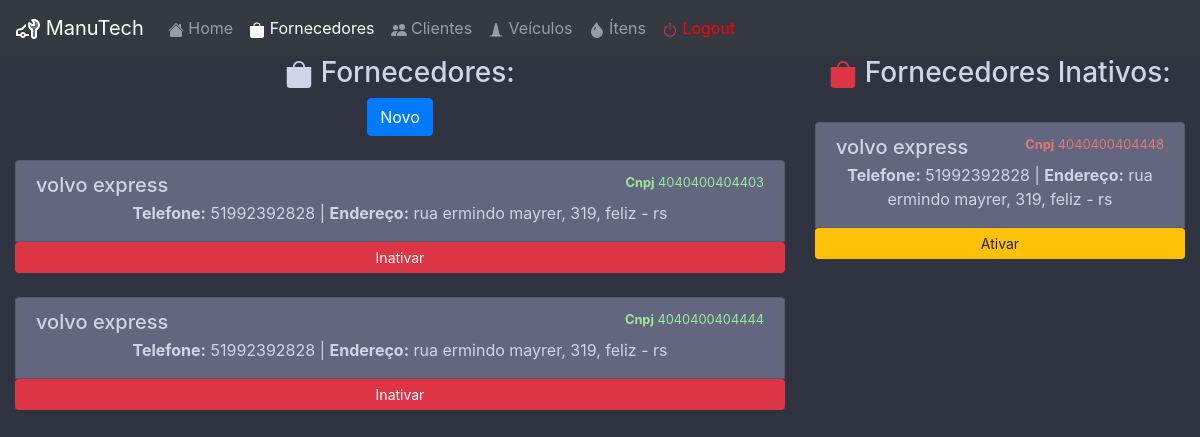
The app's page /fornecedor.php (signed in) with its own data.
### tables this page shows
CREATE TABLE fornecedor (
    cnpj BIGINT(14) NOT NULL,
    nome VARCHAR(50) NOT NULL,
    telefone BIGINT(11) NOT NULL,
    endereco VARCHAR(350) NOT NULL,
    ativo BOOLEAN NOT NULL DEFAULT true,
    PRIMARY KEY(cnpj)
) CHARSET=utf8;

### fornecedor.php (the view, shortened to what this page needs)
<?php
    require_once 'conect.php';
?>
<!doctype html>
<html lang="pt-br">
<head>
    <link rel="stylesheet" href="https://stackpath.bootstrapcdn.com/bootstrap/4.4.1/css/bootstrap.min.css">
    <link rel="stylesheet" href="estilo.css">
</head>
<body id="login">
<div class="container-fluid">
    <div class="row">
        <div class="col-sm-12" id="menu">
            <nav class="navbar navbar-expand-lg navbar-dark bg-dark">
                <a class="navbar-brand" href="painel.php"> ManuTech</a>
                <div class="collapse navbar-collapse" id="navbarNav">
                    <ul class="navbar-nav">
                        <li class="nav-item"><a class="nav-link" href="painel.php"> Home</a></li>
                        <li class="nav-item active"><a class="nav-link" href="fornecedor.php"><svg class="bi bi-bag-fill" width="1em" height="1em" viewBox="0 0 16 16" fill="currentColor" xmlns="http://www.w3.org/2000/svg"><path d="M1 4h14v10a2 2 0 01-2 2H3a2 2 0 01-2-2V4zm7-2.5A2.5 2.5 0 005.5 4h-1a3.5 3.5 0 117 0h-1A2.5 2.5 0 008 1.5z"/></svg> Fornecedores</a></li>
                        <li class="nav-item"><a class="nav-link" href="cliente.php"> Clientes</a></li>
                        <li class="nav-item"><a class="nav-link" href="veiculo.php"><svg class="bi bi-cone" width="1em" height="1em" viewBox="0 0 16 16" fill="currentColor" xmlns="http://www.w3.org/2000/svg"><path d="M7.03 1.88c.252-1.01 1.688-1.01 1.94 0L12 14H4L7.03 1.88z"/><path fill-rule="evenodd" d="M1.5 14a.5.5 0 01.5-.5h12a.5.5 0 010 1H2a.5.5 0 01-.5-.5z" clip-rule="evenodd"/></svg> Veículos</a></li>
                        <li class="nav-item"><a class="nav-link" href="item.php"> Ítens</a></li>
                        <li class="nav-item"><a class="nav-link" href="logout.php" style="color: red;"> Logout</a></li>
                    </ul>
                </div>
            </nav>
        </div>
    </div>
    <div class="row">
        <div class="col-sm-8">
            <h3><svg class="bi bi-bag-fill" width="1em" height="1em" viewBox="0 0 16 16" fill="currentColor" xmlns="http://www.w3.org/2000/svg"><path d="M1 4h14v10a2 2 0 01-2 2H3a2 2 0 01-2-2V4zm7-2.5A2.5 2.5 0 005.5 4h-1a3.5 3.5 0 117 0h-1A2.5 2.5 0 008 1.5z"/></svg> Fornecedores:</h3>
            <button type="button" class="btn btn-primary" onclick="window.location.href='addFornecedor.php'">Novo</button><br>
            <?php
                $r = $db->query("SELECT * FROM fornecedor WHERE ativo=1 ORDER BY nome DESC");
                $linhas = $r->fetchAll(PDO::FETCH_ASSOC);
                foreach($linhas as $l) {
                    echo "
                        <br>
                        <div class='list-group'>
                            <a href='updateFornecedor.php?cnpj=".base64_encode($l['cnpj'])."' class='list-group-item list-group-item-action' id='cardAtivo'>
                                <div class='d-flex w-100 justify-content-between'>
                                    <h5 class='mb-1'>".$l['nome']."</h5>
                                    <small class='text-muted'><span id='txtVerde'><strong>Cnpj</strong> ".$l['cnpj']."</span></small>
                                </div>
                                <p class='mb-1'><strong>Telefone:</strong> ".$l['telefone']." | <strong>Endereço:</strong> ".$l['endereco']."</p>
                                <a href='inativarFornecedor.php?cnpj=".base64_encode($l['cnpj'])."' class='btn btn-danger btn-sm'>Inativar</a>
                            </a>
                        </div>
                    ";
                }
            ?>
            <br>
        </div>
        <div class="col-sm-4" id="teste">
            <h3><svg class="bi bi-bag-fill text-danger" width="1em" height="1em" viewBox="0 0 16 16" fill="currentColor" xmlns="http://www.w3.org/2000/svg"><path d="M1 4h14v10a2 2 0 01-2 2H3a2 2 0 01-2-2V4zm7-2.5A2.5 2.5 0 005.5 4h-1a3.5 3.5 0 117 0h-1A2.5 2.5 0 008 1.5z"/></svg> Fornecedores Inativos:</h3>
            <?php
            $r = $db->query("SELECT * FROM fornecedor WHERE ativo=0 ORDER BY nome DESC");
            $linhas = $r->fetchAll(PDO::FETCH_ASSOC);
            foreach($linhas as $l) {
                echo "
                    <br>
                    <div class='list-group'>
                        <a href='#' class='list-group-item list-group-item-action' id='cardAtivo'>
                            <div class='d-flex w-100 justify-content-between'>
                                <h5 class='mb-1'>".$l['nome']."</h5>
                                <small class='text-muted'><span id='txtVermelho'><strong>Cnpj</strong> ".$l['cnpj']."</span></small>
                            </div>
                            <p class='mb-1'><strong>Telefone:</strong> ".$l['telefone']." | <strong>Endereço:</strong> ".$l['endereco']."</p>
                            <a href='ativarFornecedor.php?cnpj=".base64_encode($l['cnpj'])."' class='btn btn-warning btn-sm'>Ativar</a>
                        </a>
                    </div>
                ";
            }
            ?>
            <br>
        </div>
    </div>
</div>
</body>
</html>

### estilo.css (style rules this page uses)
#login { text-align: center; color: #d0d4e9; background-color: #303340; }
div#menu { padding: 0%; }
#cardAtivo { color: #d0d4e9; background-color: #62667f; }
#txtVerde { color: #9de99a; }
#txtVermelho { color: #e17a72; }

### records on screen
fornecedor: nome "volvo express", cnpj "4040400404403", telefone "51992392828", endereco "rua ermindo mayrer, 319, feliz - rs"
fornecedor: nome "volvo express", cnpj "4040400404444", telefone "51992392828", endereco "rua ermindo mayrer, 319, feliz - rs"
fornecedor: nome "volvo express", cnpj "4040400404448", telefone "51992392828", endereco "rua ermindo mayrer, 319, feliz - rs"
